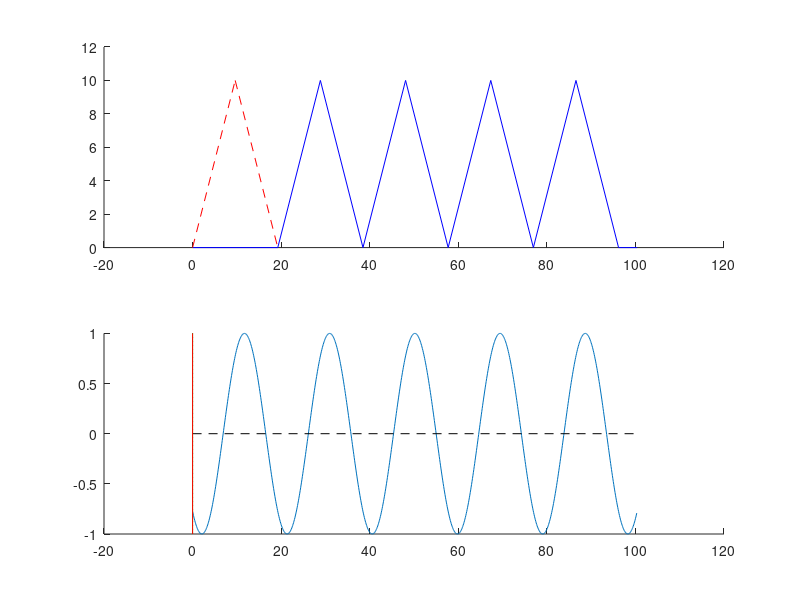
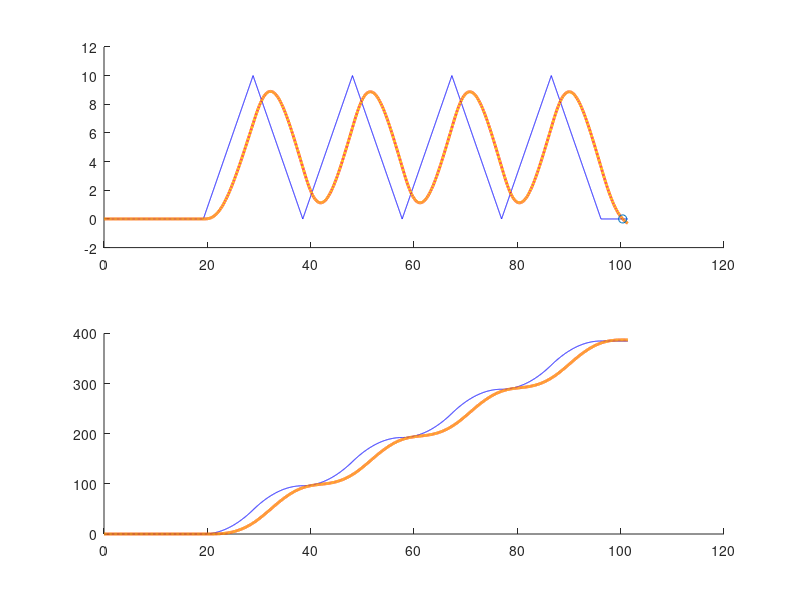
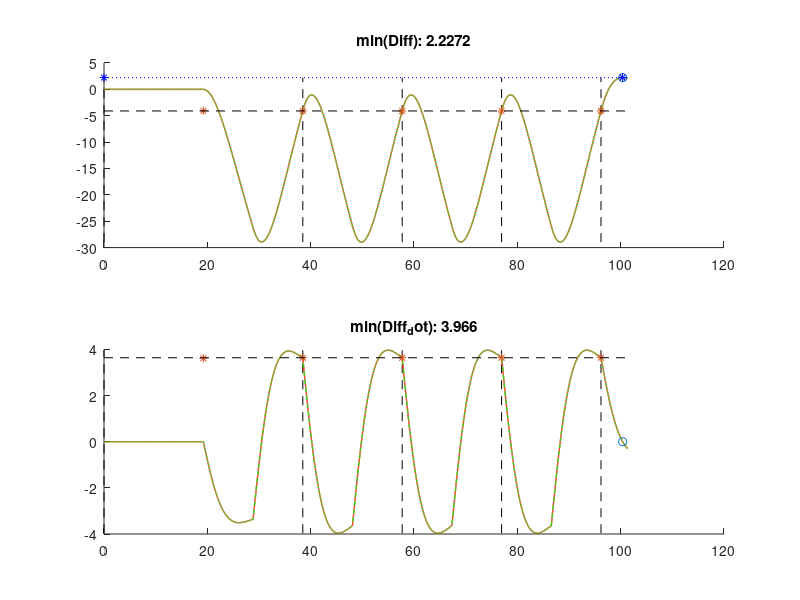

Write MATLAB code to recreate these figures, in order.
clear;

tau = 3;

kappa = 0.4* 4/tau^2;


check = tau^2*kappa


theta = (tau*kappa)/2;
phi = sqrt(4*kappa-(tau*kappa)^2)/2;
alpha = asin(theta/sqrt(kappa));


%a_bar = 1;
v_bar = 10;

a_bar = v_bar*phi/pi;
%a_underbar = a_bar; % maximum deceleration

%delta_max = v_bar/a_bar; 
%ratio = min(2*pi/phi/(2*delta_max),1);
delta = min (v_bar/a_bar,pi/phi);
v_max = delta*a_bar;


denom = exp(theta*delta).*cos(phi*delta)-1;
numer = exp(theta*delta).*sin(phi*delta);
beta = acot (denom./numer);
beta = beta+ pi.*(denom<0)+2*pi.*((denom>0).*(numer<0));

K=5;

T =(2*K-1)*pi/phi+(2*alpha+beta)/phi ;
%T =2;
%f_0 = mod(T-(alpha+pi/2)/phi,2*pi/phi)-2*pi/phi;
%K = (T-(alpha+pi/2)/phi-f_0)/(2*pi/phi);

t_dec_start = T-(2*alpha+beta)/phi-2*pi/phi*(K-[1:K]);
t_dec_end = t_dec_start+delta;

t_acc_start = t_dec_start - pi/phi;
t_acc_end = t_dec_end - pi/phi;
t_p = [t_acc_start;t_acc_end;t_dec_start;t_dec_end]; 
t_bar_p = t_p;

if size(t_bar_p,2)>0
    if t_p(3,1)-delta>=0
        t_bar_p(1,1)= max(0,t_p(1,1));
        t_bar_p(2,1)= t_bar_p(1,1)+delta;
    else
        t_temp = mod(T- 2*alpha/phi,2*pi/phi);
        old_lhs = -t_temp;
        inc = 0.001;
        for delta1 = [inc:inc:2*pi/phi]
            denom1 = exp(theta*delta1).*cos(phi*delta1)-1;
            numer1 = exp(theta*delta1).*sin(phi*delta1);
            beta1 = acot (denom1/numer1);
            beta1 = beta1+ pi.*(denom1<0)+2*pi.*((denom1>0).*(numer1<0));
            new_lhs = beta1/phi+delta1-t_temp;
            if new_lhs>=0
                delta_1 = delta1-new_lhs/(new_lhs-old_lhs)*inc;
                break
            end        
            old_lhs = new_lhs;
        end 
        t_bar_p(1,1)= 0;
        t_bar_p(2,1)= delta_1;
        t_bar_p(3,1)= delta_1;
        t_bar_p(4,1)= 2*delta_1;
    end
end



TT=T+1;
interval = 0.01;


ts = [0:interval:TT];
xs = zeros(size(ts));
vs = zeros(size(ts));
ys = zeros(size(ts));
ws = zeros(size(ts));
as = zeros(size(ts));
ys_ana = zeros(size(ts));
ws_ana = zeros(size(ts));
diff = zeros(size(ts));
diff_ana = zeros(size(ts));
diff_dot_ana = zeros(size(ts));

j_old = 2;
y_0 = 0;
w_0 = 0;
t_0 = 0;
x_0 =0;
diff_0 = 0;
diff_dot_0 = 0;
for i = 2:length(ts)
    %update the first trajectory
    t = ts(i);
    if t<0
        continue
    end
    
    is_break =0;
    for k = 1:size(t_bar_p,2)
        for j = 1:4
            if t<=t_bar_p(j,k)
                is_break =1;
                break;
            end
        end
        if is_break
            break;
        end
    end
    
    if ~is_break
        j =1;
    end
    
    if j==2
         a_temp = a_bar;
    elseif j==4
         a_temp = -a_bar;
    else
        a_temp =0;
    end
    
    
    vs(i) = vs(i-1)+a_temp*interval;
    %vs(i) = max(0,min(vs(i),v_bar));
    
    xs(i) = xs(i-1)+(vs(i)+vs(i-1))/2*interval;
    
    % carfollowing    
    as(i) = kappa*(xs(i-1)-ys(i-1)-tau*ws(i-1));
    g = (as(i)-as(i-1))/interval;
    ws(i) = ws(i-1)+(as(i)+as(i-1))/2*interval;
    ys(i) = ys(i-1) + ws(i-1)*interval+as(i-1)*interval^2/2 ...
        +g*interval^3/6;
    
    
    
    if j == 2
       b = 0.5* a_bar;
       c =0;       
    elseif j==3
       b = 0;
       c = delta* a_bar;       
    elseif j==4
       b = -0.5* a_bar;
       c = delta* a_bar;       
    else
        b = 0;
        c = 0;        
    end
    if j~=j_old
        x_0 = xs(i-1);
        y_0 = ys_ana(i-1)-x_0;
        w_0 = ws_ana(i-1);
        t_0 = ts(i-1);
        diff_0 = y_0;
        diff_dot_0 = w_0-vs(i-1);
       
    end
    
    t=ts(i)-t_0;
    
%     C = b;
%     D = c-2*tau*b;
%     A = y_0/2+C/kappa+tau*D/2;
%     B = 1/(2*phi)*(-2*theta*A+c-2*tau*b-w_0);
%     im = sqrt(-1);
%     ys_ana(i) = (A+im*B)*exp((-theta+im*phi)*t)+(A-im*B)*exp((-theta-im*phi)*t)+C*t^2+D*t+y_0-2*A;
    
    
   ys_ana(i) = (exp(-theta*t)*cos(phi*t) + theta/phi*exp(-theta*t)*sin(phi*t))*y_0 + exp(-theta*t)*sin(phi*t)*1/phi*w_0...
        + (t^2-2*tau*t+2*tau/phi*exp(-theta*t)*sin(phi*t)+(1/theta*(exp(-theta*t)*cos(phi*t)-1)+1/phi*exp(-theta*t)*sin(phi*t))*(tau-2*theta*tau^2))*b...
        + (t+(exp(-theta*t)*cos(phi*t)-1)*tau-exp(-theta*t)*sin(phi*t)*(1-theta*tau)/phi)*c;
    
   D1 = exp(-theta*t)*cos(phi*t) + theta/phi*exp(-theta*t)*sin(phi*t);
    D2 = exp(-theta*t)*sin(phi*t)*1/phi;
    D3 = t^2-2*tau*t+1/theta*tau*(1-kappa*tau^2)*(exp(-theta*t)*cos(phi*t)-1)...
        +1/phi*tau*(3-kappa*tau^2)*exp(-theta*t)*sin(phi*t);
    D4 = t+(exp(-theta*t)*cos(phi*t)-1)*tau+ exp(-theta*t)*sin(phi*t)*(theta*tau-1)/phi;
    
    ys_ana(i) = D1*y_0 + D2*w_0 + D3*b+ D4*c;

    
    ys_ana(i) = ys_ana(i) + x_0;
    
    ws_ana(i) = -kappa/phi*exp(-theta*t)*sin(phi*t)*y_0+1/phi*(-theta*exp(-theta*t)*sin(phi*t)+phi*exp(-theta*t)*cos(phi*t))*w_0...
        +(2*t+2*tau*(exp(-theta*t)*cos(phi*t)-1)+1/phi*(2*theta*tau-2)*exp(-theta*t)*sin(phi*t))*b...
        +(1-exp(-theta*t)*cos(phi*t)-theta/phi*exp(-theta*t)*sin(phi*t))*c;
    
   
     A1 = exp(-theta*t)*cos(phi*t) + theta/phi*exp(-theta*t)*sin(phi*t);
     A2 = exp(-theta*t)*sin(phi*t)*1/phi;
     Bb = -2*tau*t-1/theta*tau*(kappa*tau^2-1)*(exp(-theta*t)*cos(phi*t)-1)...
         -1/phi*tau*(kappa*tau^2-3)*exp(-theta*t)*sin(phi*t);
     Bc = tau*(exp(-theta*t)*cos(phi*t)-1)+ theta*tau/phi*exp(-theta*t)*sin(phi*t);
    %C1 = D1;
    %C2 = D2;
    %C3 = -(D3-t^2);
    %C4 = -(D2+D4-t);
    
    
    diff_ana(i) = A1*diff_0+A2*diff_dot_0+Bb*b+Bc*c;
    diff (i) = ys(i)-xs(i);
    diff_dot(i) =(diff(i)-diff(i-1))/(ts(i)-ts(i-1));
    
     A1_dot = -kappa/phi*exp(-theta*t)*sin(phi*t);
     A2_dot  = -1/phi*theta*exp(-theta*t)*sin(phi*t)+exp(-theta*t)*cos(phi*t);
     Bb_dot = 2*tau*(exp(-theta*t)*cos(phi*t)-1)-1/phi*(2-2*theta*tau)*exp(-theta*t)*sin(phi*t);
     Bc_dot = -tau*kappa/phi*exp(-theta*t)*sin(phi*t);
     diff_dot_ana (i)=  A1_dot*diff_0+A2_dot*diff_dot_0+Bb_dot*b+Bc_dot*c;
     j_old =j; 
end


%% Analytical solution
A = zeros (2,4);
B = zeros (1,4);
A_dot = zeros (2,4);
B_dot = zeros (1,4);

deltas = [delta,pi/phi-delta,delta,pi/phi-delta];
b = [0.5* a_bar,0,-0.5* a_bar,0];
c = [0,delta* a_bar,delta* a_bar,0];
 

for j = 1: 4
    t = deltas(j);
   
    A(1,j) = exp(-theta*t)*cos(phi*t) + theta/phi*exp(-theta*t)*sin(phi*t);
    A(2,j) = exp(-theta*t)*sin(phi*t)*1/phi;  
    Bb = -2*tau*t-1/theta*tau*(kappa*tau^2-1)*(exp(-theta*t)*cos(phi*t)-1)...
     -1/phi*tau*(kappa*tau^2-3)*exp(-theta*t)*sin(phi*t);
    Bc = tau*(exp(-theta*t)*cos(phi*t)-1)+ theta*tau/phi*exp(-theta*t)*sin(phi*t);
    B(j)= Bb*b(j)+Bc*c(j);
    
    A_dot(1,j) = -kappa/phi*exp(-theta*t)*sin(phi*t);
    A_dot(2,j)  = -1/phi*theta*exp(-theta*t)*sin(phi*t)+exp(-theta*t)*cos(phi*t);
    Bb_dot = 2*tau*(exp(-theta*t)*cos(phi*t)-1)-1/phi*(2-2*theta*tau)*exp(-theta*t)*sin(phi*t);
    Bc_dot = -tau*kappa/phi*exp(-theta*t)*sin(phi*t);
    B_dot(j)= Bb_dot*b(j)+Bc_dot*c(j);
end
D = zeros(1,2);
D_dot = zeros(1,2);


E = B(3);
E_dot = B_dot(3);
for l3 = [1,2]
    D_temp3 = A(l3,3);
    D_dot_temp3 = A_dot(l3,3);    
    E_temp3 = A(l3,3);
    E_dot_temp3 = A_dot(l3,3);
    
    if l3 == 1
        E = E+E_temp3*B(2);
        E_dot = E_dot+E_dot_temp3*B(2);
    else
        E = E+E_temp3*B_dot(2);
        E_dot = E_dot+E_dot_temp3*B_dot(2);
    end
    for l2 = [1,2]
        if l3 == 1           
            D_temp2 = D_temp3*A(l2,2);
            D_dot_temp2 = D_dot_temp3*A(l2,2);            
            E_temp2 = E_temp3*A(l2,2);
            E_dot_temp2 = E_dot_temp3*A(l2,2);
        else
            D_temp2 = D_temp3 *A_dot(l2,2);
            D_dot_temp2 = D_dot_temp3 *A_dot(l2,2);
            E_temp2 = E_temp3*A_dot(l2,2);
            E_dot_temp2 = E_dot_temp3*A_dot(l2,2);
        end
        if l2 == 1
            E = E+E_temp2*B(1);
            E_dot = E_dot+E_dot_temp2*B(1);
        else
            E = E+E_temp2*B_dot(1);
            E_dot = E_dot+E_dot_temp2*B_dot(1);
        end
        for l1 = [1,2]
            if l2 == 1
                D_temp1 = D_temp2 *A(l1,1);
                D_dot_temp1 = D_dot_temp2 *A(l1,1);
                E_temp1 = E_temp2 *A(l1,1);
                E_dot_temp1 = E_dot_temp2 *A(l1,1);
            else
                D_temp1 = D_temp2 *A_dot(l1,1);
                D_dot_temp1 = D_dot_temp2 *A_dot(l1,1);
                E_temp1 = E_temp2 *A_dot(l1,1);
                E_dot_temp1 = E_dot_temp2 *A_dot(l1,1);
            end
            
            if l1 ==1
                D = D+ D_temp1 *[A(1,4),A(2,4)];
                D_dot = D_dot+ D_dot_temp1 *[A(1,4),A(2,4)];
                E = E+E_temp1*B(4);
                E_dot = E_dot+E_dot_temp1*B(4);
            else
                D = D+ D_temp1 *[A_dot(1,4),A_dot(2,4)];
                D_dot = D_dot+ D_dot_temp1 *[A_dot(1,4),A_dot(2,4)];
                E = E+E_temp1*B_dot(4);
                E_dot = E_dot+E_dot_temp1*B_dot(4);
            end
        end
    end
end

ks = [1:K];
t3 = -pi/phi + delta + ks*2*pi/phi;
Delta3 = E;
Delta_dot_3 = E_dot;
for k = 2:K
    Delta3(k) = D(1)*Delta3(k-1)+D(2)*Delta_dot_3(k-1)+E;
    Delta_dot_3(k) = D_dot(1)*Delta3(k-1)+D_dot(2)*Delta_dot_3(k-1)+E_dot;
end



%Coef_1 =  1/(1-D(1))*1/(1-D_dot(1)*D(2)/((1-D(1))*(1-D_dot(2))));
%Coef_2 = D(2)/((1-D(1))*(1-D_dot(2)))*1/(1-D_dot(1)*D(2)/((1-D(1))*(1-D_dot(2))));
%Delta3_inf = Coef_1*E + Coef_2*E_dot;
D(1) = exp(-2*pi*kappa*tau/(sqrt(4*kappa-tau^2*kappa^2)));
Delta3_inf  = 1/(1-D(1))*E;

% Coef_dot_1 = D_dot(1)/((1-D(1))*(1-D_dot(2)))*1/(1-D_dot(1)*D(2)/((1-D(1))*(1-D_dot(2))));
% Coef_dot_2 = 1/(1-D_dot(2))*1/(1-D_dot(1)*D(2)/((1-D(1))*(1-D_dot(2))));
% 
% Delta3_dot_inf = Coef_dot_1*E + Coef_dot_2*E_dot;
D_dot(2)=  exp(-2*pi*kappa*tau/(sqrt(4*kappa-tau^2*kappa^2)));
Delta3_dot_inf  = 1/(1-D_dot(2))*E_dot;

t = (2*alpha+beta)/phi - delta;
A1 = exp(-theta*t)*cos(phi*t) + theta/phi*exp(-theta*t)*sin(phi*t);
A2 = exp(-theta*t)*sin(phi*t)*1/phi;  
Bb = 2*tau*t-1/theta*tau*(1-kappa*tau^2)*(exp(-theta*t)*cos(phi*t)-1)...
 -1/phi*tau*(3-kappa*tau^2)*exp(-theta*t)*sin(phi*t);
Bc = -tau*(exp(-theta*t)*cos(phi*t)-1)- theta*tau/phi*exp(-theta*t)*sin(phi*t);
B4= Bb*b(4)+Bc*c(4);

Delta4_inf =A1*Delta3_inf + A2*Delta3_dot_inf+B4;


gap =min(diff)-Delta4_inf;

%% Plot

figure(1);
subplot(2,1,1);cla;hold on;

for i =1:size(t_bar_p,2)
    sep = t_bar_p(2,i)-t_bar_p(1,i);
    if i ==1
        plot([0,t_bar_p(1,i)],[0,0],'b');
    else
        plot([t_bar_p(4,i-1),t_bar_p(1,i)],[0,0],'b');
    end
    plot([t_bar_p(1,i),t_bar_p(2,i)],[0,sep*a_bar],'b');
    plot([t_bar_p(2,i),t_bar_p(3,i)],[sep*a_bar,sep*a_bar],'b')
    plot([t_bar_p(3,i),t_bar_p(4,i)],[sep*a_bar,0],'b')
    
    if i ==size(t_p,2)
        plot([t_bar_p(4,i),T],[0,0],'b');
    end
end
if size(t_bar_p,2)>0
    sep = t_p(2,1)-t_p(1,1);
    plot([t_p(1,1),t_p(2,1)],[0,sep*a_bar],'--r');
    plot([t_p(2,1),t_p(3,1)],[sep*a_bar,sep*a_bar],'--r')
    plot([t_p(3,1),t_p(4,1)],[sep*a_bar,0],'--r')
    xLimits = get(gca,'XLim');
end

subplot(2,1,2);cla;hold on;
t = [0:0.1:T];
H_var = cos(phi*(T-t)-(alpha+pi)); %H /exp(-theta*(T-t))/sqrt(kappa)/phi
plot(t,H_var);

plot([0,0],[-1,1],':k');
plot([0,T],[0,0],'--k');
if size(t_bar_p,2)>0
    plot([t_bar_p(2,1),t_bar_p(2,1)],[-1,1],'g');
    plot([t_bar_p(4,1),t_bar_p(4,1)],[-1,1],'r');
    %plot([t_1,t_1],[-1,1],'k');
    %plot([t_2,t_2],[-1,1],'r');
    
    xlim(xLimits);
end



figure(2);
subplot(2,1,1);cla;hold all;
plot(ts,vs,'b');
plot(ts,ws,'r','linewidth',2);
plot(ts,ws_ana,'y--','linewidth',2);
plot(T,0,'o');

subplot(2,1,2);cla;hold all;
plot(ts,xs,'b');
plot(ts,ys,'r','linewidth',2);
plot(ts,ys_ana,'y--','linewidth',2);

figure(3);
subplot(2,1,1);cla;hold all;
%plot(ts,vs,'b');

for t = t_bar_p(4,:)
    plot(t*[1,1],[min(diff),max(diff)],'k--');
end
plot(ts,diff,'r','linewidth',1);
plot(ts,diff_ana,'g--','linewidth',1);
[diff_min,i]=max(diff_ana);
plot(T,diff_min,'o');
title(['min(Diff): ',num2str(diff_min)])

plot(t3, Delta3,'*');
plot([min(ts),max(ts)],Delta3_inf*[1,1],'k--');
plot([0,T],[Delta4_inf,Delta4_inf],'b:*');


subplot(2,1,2);cla;hold all;
for t = t_bar_p(4,:)
    plot(t*[1,1],[min(diff_dot),max(diff_dot)],'k--');
end
plot(ts,diff_dot,'r','linewidth',1);
plot(ts,diff_dot_ana,'g--','linewidth',1);
plot(T,0,'o');
[diff_dot_min,i]=max(diff_dot_ana);
plot(t3, Delta_dot_3,'*');
plot([min(ts),max(ts)],Delta3_dot_inf*[1,1],'k--');
title(['min(Diff_dot): ',num2str(diff_dot_min)])

diff_min;
diff_dot_min;
E
E_dot
Delta4_inf



% omegas = [0:0.01:3];
% i = sqrt(-1);
% ss = i*omegas;
% TFs = (kappa)./(ss.^2+kappa+kappa*tau.*ss);
% TF_max = max(abs(TFs));
% 
% 
% figure(4);clf;hold all;
% plot(omegas ,abs(TFs),'b')
% result = [tau,Diff_min,TF_max];
% title(['TF_max: ',num2str(TF_max)])

